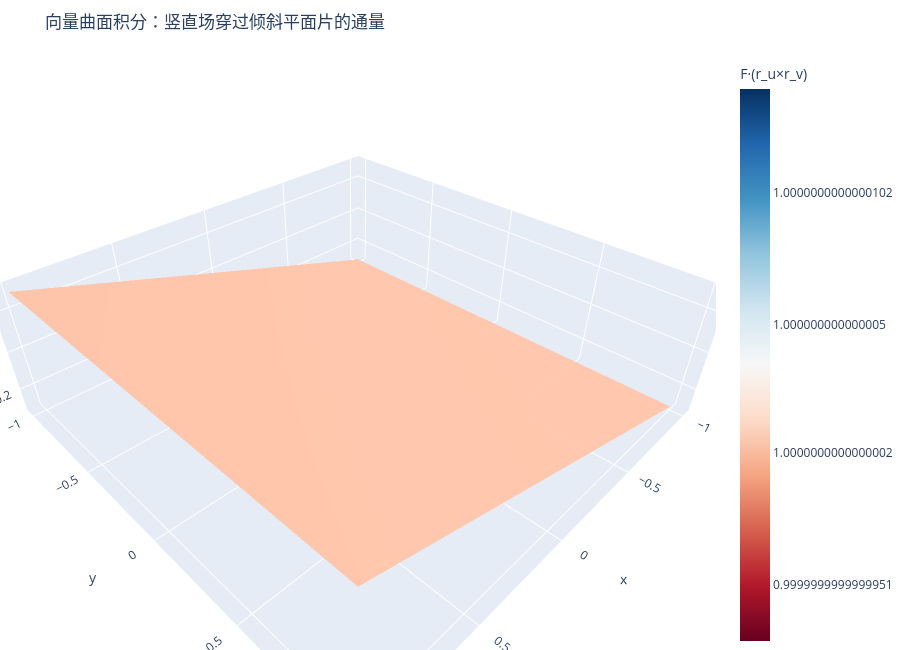
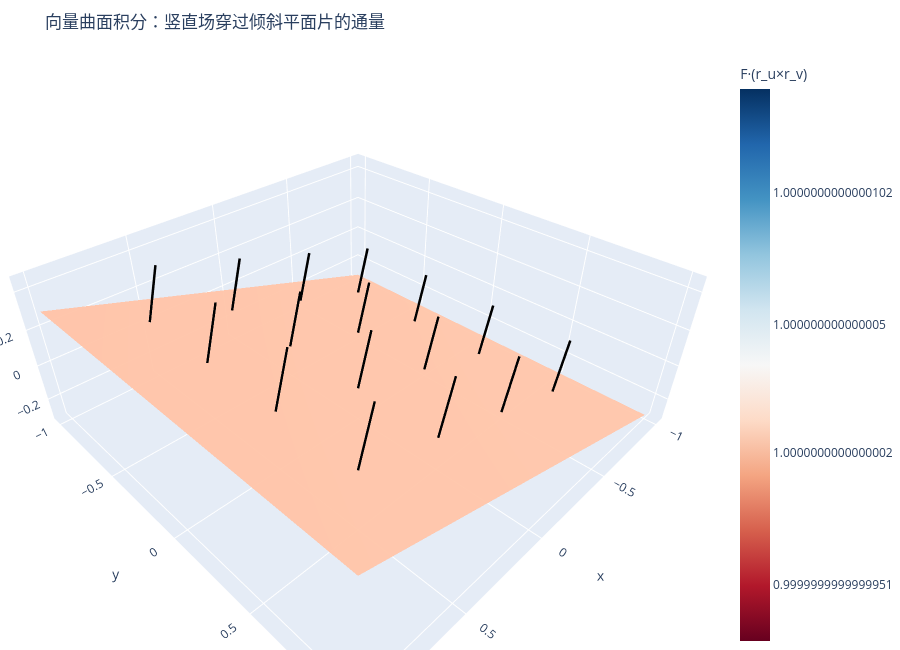

Notebook source saved alongside these figures, in order:
### Code cell
# 构造一个倾斜平面片 r(u,v)=(u,v,0.3u)。
u = np.linspace(-1, 1, 80)
v = np.linspace(-1, 1, 80)
U, V = np.meshgrid(u, v, indexing="ij")
X_plane = U
Y_plane = V
Z_plane = 0.3 * U


# 定义竖直向上的常向量场。
def upward_field(x, y, z):
    return 0 * x, 0 * y, 1 + 0 * z


# 计算穿过平面片的通量；方向由 r_u×r_v 决定。
flux_plane, flux_density_plane, normal_cross_plane = flux_surface_integral(
    upward_field,
    X_plane,
    Y_plane,
    Z_plane,
    u,
    v,
)

# 用颜色显示通量密度 F·(r_u×r_v)。
fig = plot_surface_with_color(
    X_plane,
    Y_plane,
    Z_plane,
    flux_density_plane,
    title="向量曲面积分：竖直场穿过倾斜平面片的通量",
    colorbar_title="F·(r_u×r_v)",
    colorscale="RdBu",
)

# 在曲面中心附近画几个方向面积向量。
sample = np.s_[10:-10:18, 10:-10:18]
origins = np.stack([X_plane[sample].ravel(), Y_plane[sample].ravel(), Z_plane[sample].ravel()], axis=1)
vectors = normal_cross_plane[sample].reshape(-1, 3)
vectors = np.array([normalize_vector(vec) for vec in vectors])
add_vector_segments_3d(fig, origins, vectors, name="曲面方向", color="black", scale=0.28)
fig.show()

print(f"∬_S F·n dS ≈ {flux_plane:.6f}")
print("解析参考值：这个例子中通量等于 xy 投影面积 4")

### Figure 1 — Plotly figure (JSON) as saved in the notebook; plotly's stock layout.template omitted (floating-point values rounded to 4 significant figures; data arrays with more than 128 entries replaced by an {"elided": "..."} marker saying what was removed)
{"data": [{"colorbar": {"title": {"text": "F·(r_u×r_v)"}}, "colorscale": [[0, "rgb(103,0,31)"], [0.1, "rgb(178,24,43)"], [0.2, "rgb(214,96,77)"], [0.3, "rgb(244,165,130)"], [0.4, "rgb(253,219,199)"], [0.5, "rgb(247,247,247)"], [0.6, "rgb(209,229,240)"], [0.7, "rgb(146,197,222)"], [0.8, "rgb(67,147,195)"], [0.9, "rgb(33,102,172)"], [1, "rgb(5,48,97)"]], "name": "曲面", "opacity": 0.9, "surfacecolor": {"elided": "80x80 float values"}, "type": "surface", "x": {"elided": "80x80 float values"}, "y": {"elided": "80x80 float values"}, "z": {"elided": "80x80 float values"}}], "layout": {"height": 650, "margin": {"b": 0, "l": 0, "r": 0, "t": 55}, "scene": {"aspectmode": "data", "xaxis": {"title": {"text": "x"}}, "yaxis": {"title": {"text": "y"}}, "zaxis": {"title": {"text": "z"}}}, "title": {"text": "向量曲面积分：竖直场穿过倾斜平面片的通量"}, "width": 900}}

### Figure 2 — Plotly figure (JSON) as saved in the notebook; plotly's stock layout.template omitted (floating-point values rounded to 4 significant figures; data arrays with more than 128 entries replaced by an {"elided": "..."} marker saying what was removed)
{"data": [{"colorbar": {"title": {"text": "F·(r_u×r_v)"}}, "colorscale": [[0, "rgb(103,0,31)"], [0.1, "rgb(178,24,43)"], [0.2, "rgb(214,96,77)"], [0.3, "rgb(244,165,130)"], [0.4, "rgb(253,219,199)"], [0.5, "rgb(247,247,247)"], [0.6, "rgb(209,229,240)"], [0.7, "rgb(146,197,222)"], [0.8, "rgb(67,147,195)"], [0.9, "rgb(33,102,172)"], [1, "rgb(5,48,97)"]], "name": "曲面", "opacity": 0.9, "surfacecolor": {"elided": "80x80 float values"}, "type": "surface", "x": {"elided": "80x80 float values"}, "y": {"elided": "80x80 float values"}, "z": {"elided": "80x80 float values"}}, {"line": {"color": "black", "width": 5}, "mode": "lines", "name": "曲面方向", "type": "scatter3d", "x": [-0.7468, -0.8273, null, -0.7468, -0.8273, null, -0.7468, -0.8273, null, -0.7468, -0.8273, null, -0.2911, -0.3716, null, -0.2911, -0.3716, null, -0.2911, -0.3716, null, -0.2911, -0.3716, null, 0.1646, 0.0841, null, 0.1646, 0.0841, null, 0.1646, 0.0841, null, 0.1646, 0.0841, null, 0.6203, 0.5398, null, 0.6203, 0.5398, null, 0.6203, 0.5398, null, 0.6203, 0.5398, null], "y": [-0.7468, -0.7468, null, -0.2911, -0.2911, null, 0.1646, 0.1646, null, 0.6203, 0.6203, null, -0.7468, -0.7468, null, -0.2911, -0.2911, null, 0.1646, 0.1646, null, 0.6203, 0.6203, null, -0.7468, -0.7468, null, -0.2911, -0.2911, null, 0.1646, 0.1646, null, 0.6203, 0.6203, null, -0.7468, -0.7468, null, -0.2911, -0.2911, null, 0.1646, 0.1646, null, 0.6203, 0.6203, null], "z": [-0.2241, 0.04414, null, -0.2241, 0.04414, null, -0.2241, 0.04414, null, -0.2241, 0.04414, null, -0.08734, 0.1808, null, -0.08734, 0.1808, null, -0.08734, 0.1808, null, -0.08734, 0.1808, null, 0.04937, 0.3176, null, 0.04937, 0.3176, null, 0.04937, 0.3176, null, 0.04937, 0.3176, null, 0.1861, 0.4543, null, 0.1861, 0.4543, null, 0.1861, 0.4543, null, 0.1861, 0.4543, null]}], "layout": {"height": 650, "margin": {"b": 0, "l": 0, "r": 0, "t": 55}, "scene": {"aspectmode": "data", "xaxis": {"title": {"text": "x"}}, "yaxis": {"title": {"text": "y"}}, "zaxis": {"title": {"text": "z"}}}, "title": {"text": "向量曲面积分：竖直场穿过倾斜平面片的通量"}, "width": 900}}
